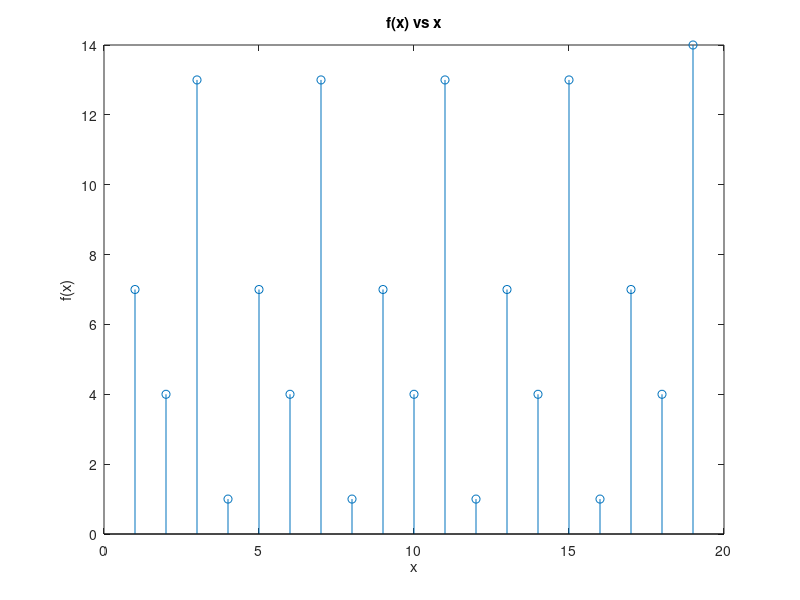
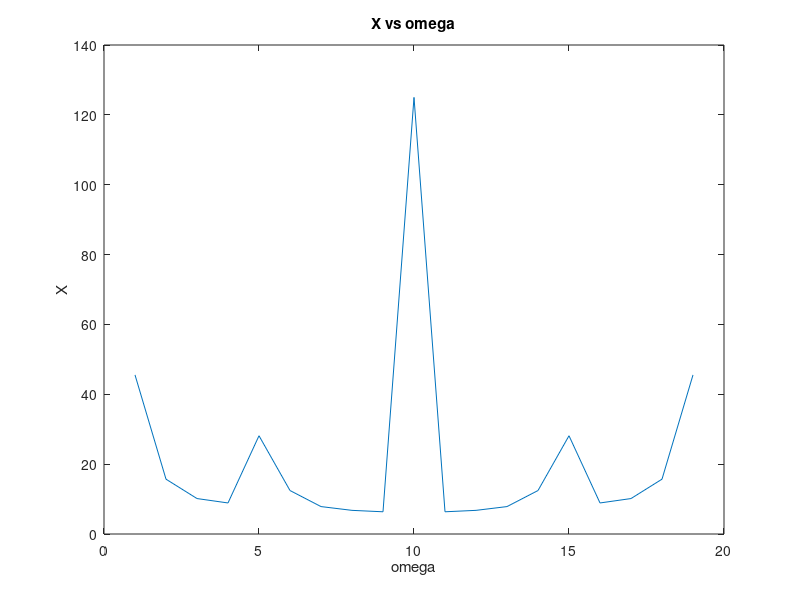

Recreate these plots in MATLAB, in order.
n = 1:19;

for i = 1:19
    x(i) = mod((7^i),15);
end

figure;
stem(n,x);
title('f(x) vs x');
xlabel('x');
ylabel('f(x)');

figure;
X = fft(x);
X = fftshift(X);
for i = 1:19
    omega(i) = 2*pi*(i-9)/19;
end
plot (n,abs(X));
title('X vs omega');
xlabel('omega');
ylabel('X');